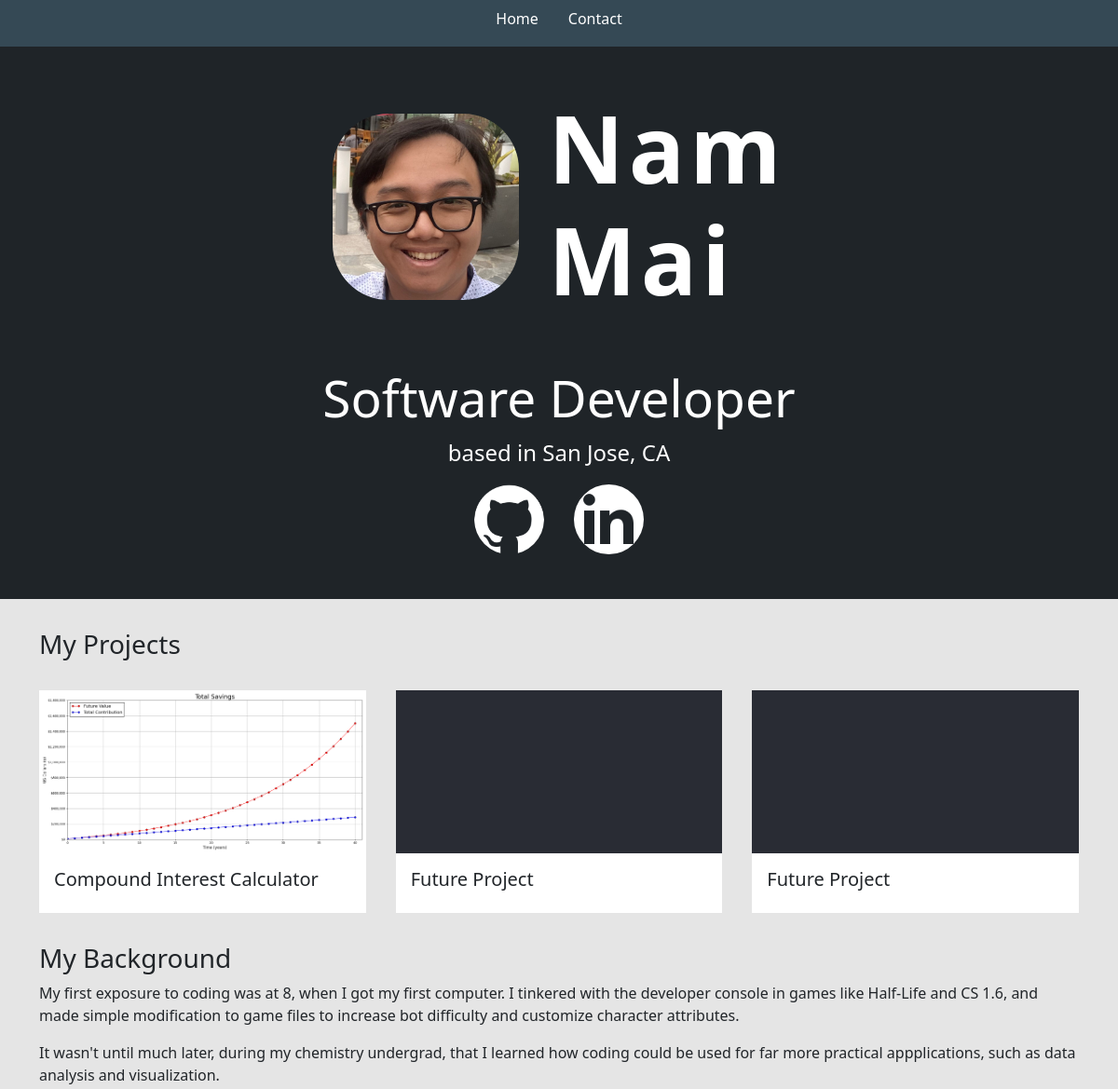
Before: / (upper part) with the older database file.
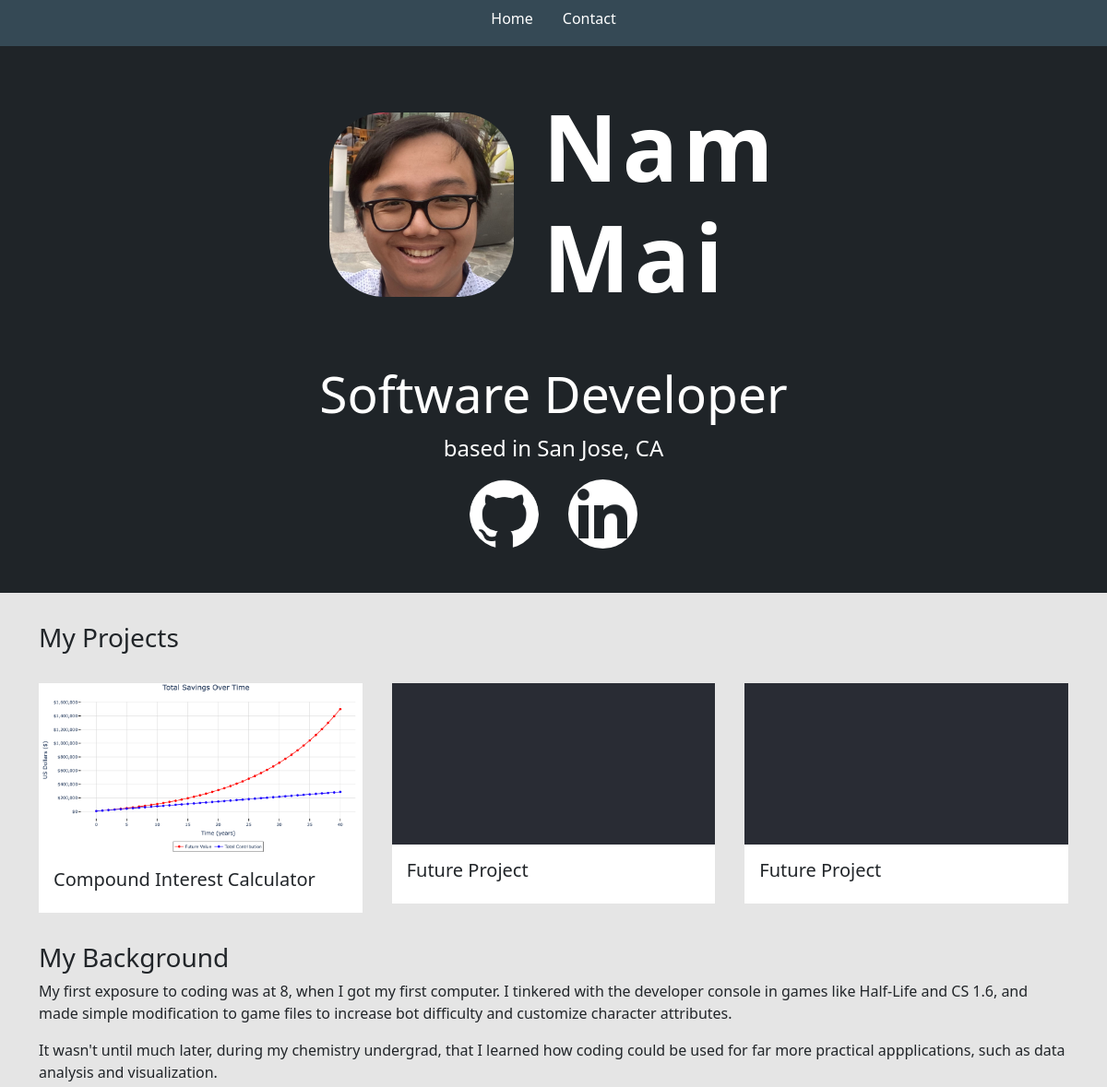
After: the same page with the newer database file.
### base/models.py (models this page shows, shortened)
class Project(models.Model):
	title = models.CharField(max_length=200, null=True)
	thumbnail = models.ImageField(null=True)
	body = models.TextField()
	project_url = models.URLField(blank=True, null=True)
	github_url = models.URLField(blank=True, null=True)
	backend_technologies = models.CharField(max_length=255, blank=True, help_text="Comma-separated list of backend technologies.")
	frontend_technologies = models.CharField(max_length=255, blank=True, help_text="Comma-separated list of frontend technologies.")
	database_technologies = models.CharField(max_length=255, blank=True, help_text="Comma-separated list of database technologies.")
	other_technologies = models.CharField(max_length=255, blank=True, help_text="Comma-separated list of other technologies.")
	created = models.DateTimeField(auto_now_add=True)
	id = models.UUIDField(default=uuid.uuid4, unique=True, primary_key=True, editable=False)

### base/views.py (the view)
# urls.py: path('', views.homePage, name="home"),
def homePage(request):
	projects = Project.objects.all()
	detailed_skills = Skill.objects.exclude(body='')
	skills = Skill.objects.filter(body='')
	form = MessageForm()
	if request.method == 'POST':
		form = MessageForm(request.POST)
		if form.is_valid():
			form.save()
			messages.success(request, 'Your message was successfully sent!')
	context = {'projects': projects, 'skills': skills, 'detailed_skills': detailed_skills, 'form' : form}
	return render(request, 'base/home.html', context)

### base/templates/base/home.html (shortened to what this page needs)
{% extends 'base/main.html' %}
{% load static %}
{% block content %}
<section class="hero">
	<div class="hero-content">
		<div class="hero-content-intro">
			<img id="profile_pic" src="{% static 'images/nam.png' %}">
			<h1 class="intro-name">Nam <br> Mai</h1>
		</div>
		<div class="hero-content-subheadline">
			<h3 class="description">Software Developer</h3>
			<p class="slogan">based in San Jose, CA</p>
			<div class="social-container">
				<span><a target="_blank" rel="noopener noreferrer" href="https://github.com/namnmai"><img class="social-pic" src="{% static 'images/github-mark-white.png' %}"></a></span>
				<span><a target="_blank" rel="noopener noreferrer" href="https://www.linkedin.com/in/namnmai/"><img class="social-pic" src="{% static 'images/linked-in-logo.png' %}"></a></span>
			</div>
		</div>
	</div>
</section>
<section class="container section-2">
	<h3>My Projects</h3>
	<div class="projects-wrapper">
		{% for project in projects %}
		<div class="project-column">
			<a href="{% url 'project' project.id %}">
			<img class="project-thumbnail" src="{{project.thumbnail.url}}">
			</a>
			<div class="project-body">
				<h5>{{project.title}}</h5>
			</div>
		</div>
		{% empty %}
			<h3>There are no projects in the database...</h3>
		{% endfor %}
	</div>
	<div class="about-wrapper">
		<h3>My Background</h3>
		<p>My first exposure to coding was at 8, when I got my first computer. I tinkered with the developer console in games like Half-Life and CS 1.6, and made simple modification to game files to increase bot difficulty and customize character attributes.</p>
		<p>It wasn't until much later, during my chemistry undergrad, that I learned how coding could be used for far more practical appplications, such as data analysis and visualization.</p>
	</div>
</section>
{% endblock content %}

### base/templates/base/main.html (shortened to what this page needs)
{% load static %}
<!DOCTYPE html>
<html lang="en">
<head>
	<link href="https://cdn.jsdelivr.net/npm/bootstrap@5.0.1/dist/css/bootstrap.min.css" rel="stylesheet"
>
    <link href="https://cdnjs.cloudflare.com/ajax/libs/font-awesome/6.4.0/css/all.min.css" rel="stylesheet">
    <link rel="stylesheet" type="text/css" media="screen" href="{% static 'styles/main.css' %}">
</head>
<body>
    {% include 'base/navbar.html' %}
    {% block content %}
    {% endblock content %}
</body>
</html>

### base/templates/base/navbar.html (shortened to what this page needs)
<section class="navigation-bar">
	<a class="nav-link" href="{% url 'home' %}">
		Home
	</a>
	<a class="nav-link" href="{% url 'contact' %}">
		Contact
	</a>
</section>

### static/styles/main.css (style rules this page uses)
body { background-color: #E5E5E5; }
.section-2 { background-color: #E5E5E5; padding-top: 2em; padding-bottom: 2em; }
.navigation-bar { background-color: #354955; height: 50px; display: flex; justify-content: center; }
.nav-link { color: #fff; }
.hero { background-color: #1F2428; min-height: 50vh; color: #fff; }
#profile_pic { height: 200px; width: 200px; object-fit: cover; border-radius: 30%; }
.hero-content { width: 800px; margin: 0 auto; padding: 3em; }
.hero-content-intro { display: flex; color: #fff; justify-content: center; align-items: center; gap: 2em; margin-bottom: 3em; }
.social-container { display: flex; justify-content: center; }
.social-pic { margin-left: 1em; margin-right: 1em; height: 75px; width: 75px; border-radius: 100%; }
.intro-name { font-size: 100px; letter-spacing: 0.05em; font-weight: 700; }
.description { font-size: 55px; text-align: center; }
.slogan { font-size: 24px; text-align: center; }
.projects-wrapper { display: grid; grid-template-columns: 1fr 1fr 1fr; gap: 2em; margin-top: 2em; margin-bottom: 2em; }
.project-thumbnail { width: 100%; }
.project-body { background-color: #fff; padding: 1em; }

Changed rows visible on the page:
changed Project "Compound Interest Calculator": thumbnail: a different picture
